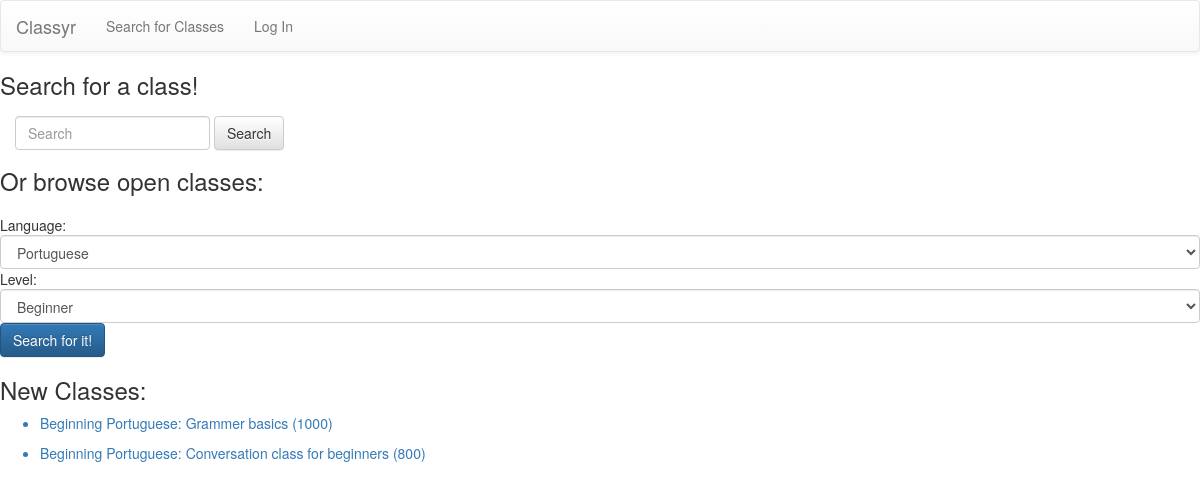
Before: /search with the older database file.
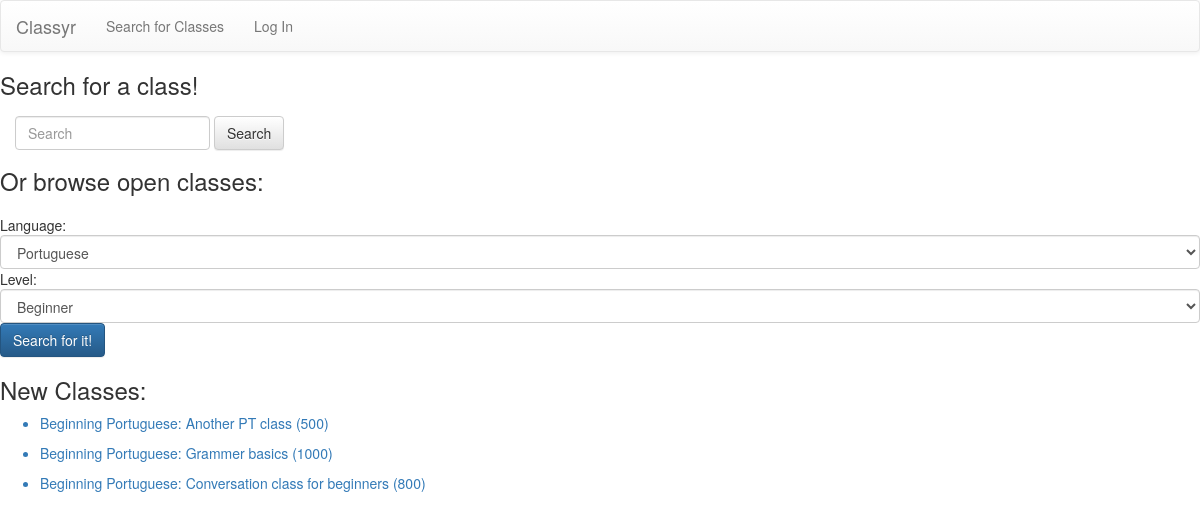
After: the same page with the newer database file.
### model.py (models this page shows, shortened)
class Classroom(db.Model):
    __tablename__ = "classes"
    class_id = db.Column(db.Integer, autoincrement=True, primary_key=True)
    class_name = db.Column(db.String(35), nullable=False)
    language = db.Column(db.String(40), nullable=False)
    level = db.Column(db.String, nullable=False)
    cost = db.Column(db.Integer, nullable=True)
    per_time = db.Column(db.String, nullable=False)
    base_price = db.Column(db.Float)
    min_students = db.Column(db.Integer, nullable=False)
    max_students = db.Column(db.Integer, nullable=False)
    address = db.Column(db.String, nullable=True)
    class_days = db.Column(db.String, nullable=False)
    start_date = db.Column(db.DateTime, nullable=False)
    end_date = db.Column(db.DateTime, nullable=True)
    start_time = db.Column(db.DateTime, nullable=False)
    end_time = db.Column(db.DateTime, nullable=False)
    rating = db.Column(db.Integer, nullable=True)
    rating_count = db.Column(db.Integer)
    create_date = db.Column(db.DateTime)
    c_count = db.Column(db.Integer)
    hide_reviews = db.Column(db.Boolean, default=0)

### server.py (the view)
@app.route('/search')
def search_classes():
    new = Classroom.query.order_by(Classroom.create_date.desc()).limit(10).all()
    if session:
        user_email = db.session.query(User).filter(User.user_id == session["user_id"]).first()
        user_username = user_email.username
        return render_template('search.html', user_username=user_username, new=new)
    return render_template('search.html', user_username=None, new=new)

### templates/search.html (shortened to what this page needs)
{% extends 'base.html' %}
{% block body %}
<h3>Search for a class!</h3>
<div>
<form class="navbar-form navbar-left" role="search" id="form-submission">
      <div class="form-group">
        <input type="text" class="form-control" placeholder="Search">
      </div>
    <button type="submit" class="btn btn-default">Search</button>
</form>
</div>
<br><br>
<section>
<h3>Or browse open classes:<h3>
</section>
<div>
    <form id="searchparams" method="GET" action="/search-results" data-target=".bs-example-modal-lg" >
      Language:
      <select name="languagetype" class="form-control">
          <option value="Portuguese">Portuguese</option>
      </select>
  </div>
  <div>
    Level:
    <select name="leveltype" class="form-control">
        <option value="Beginning">Beginner</option>
    </select>
  </div>
  <div>
    <button id="submission" class="btn btn-primary">Search for it!</button>
  </div>
<div>
  <h3>New Classes:</h3>
  {% for n in new %}
  <ul>
    <a href="/class-info/{{ n.class_id }}"><li>{{ n.level }} {{ n.language }}: {{ n.class_name }} ({{ n.cost }})</li></a>
  </ul>
  {% endfor %}
</div>
{% endblock %}

### templates/base.html (shortened to what this page needs)
<!doctype html>
<html>
<head>
  <link href="https://maxcdn.bootstrapcdn.com/bootstrap/3.3.4/css/bootstrap.min.css" rel="stylesheet">
  <link href="/static/project.css" rel="stylesheet">
  <link rel="stylesheet" href="https://maxcdn.bootstrapcdn.com/bootstrap/3.3.5/css/bootstrap.min.css">
  <link rel="stylesheet" href="https://maxcdn.bootstrapcdn.com/bootstrap/3.3.5/css/bootstrap-theme.min.css">
</head>
<body>
{% if session %}
<nav class="navbar navbar-default">
  <div class="container-fluid">
        <div class="navbar-header">
          <button type="button" class="navbar-toggle collapsed" data-toggle="collapse" data-target="#bs-example-navbar-collapse-1" aria-expanded="false">
            <span class="sr-only">Toggle navigation</span>
            <span class="icon-bar"></span>
            <span class="icon-bar"></span>
            <span class="icon-bar"></span>
          </button>
          <a class="navbar-brand" href="#">Classyr</a>
        </div>
    <div class="collapse navbar-collapse" id="bs-example-navbar-collapse-1">
      <ul class="nav navbar-nav">
        <li><a href="/profile/{{ user_username }}">Your Profile</a></li>
        <li><a href="/search">Search for Classes</a></li>
        <ul class="nav navbar-nav navbar-right">
          <li><a href="/logout">Log Out</a></li>
          </ul>
        </li>
      </ul>
    </div>
  </div>
</nav>
{% else %}
<nav class="navbar navbar-default">
  <div class="container-fluid">
        <div class="navbar-header">
          <a class="navbar-brand" href="#">Classyr</a>
        </div>
    <div class="collapse navbar-collapse" id="bs-example-navbar-collapse-1">
      <ul class="nav navbar-nav">
        <li><a href="/search">Search for Classes</a></li>
        <ul class="nav navbar-nav navbar-right">
          <li><a href="/login">Log In</a></li>
          </ul>
      </ul>
    </div>
  </div>
</nav>
{% endif %}
  {% block body %}
  {% endblock %}
  </body>
</html>

Changed rows visible on the page:
added Classroom: level "Beginning", language "Portuguese", class_name "Another PT class", cost "500"
